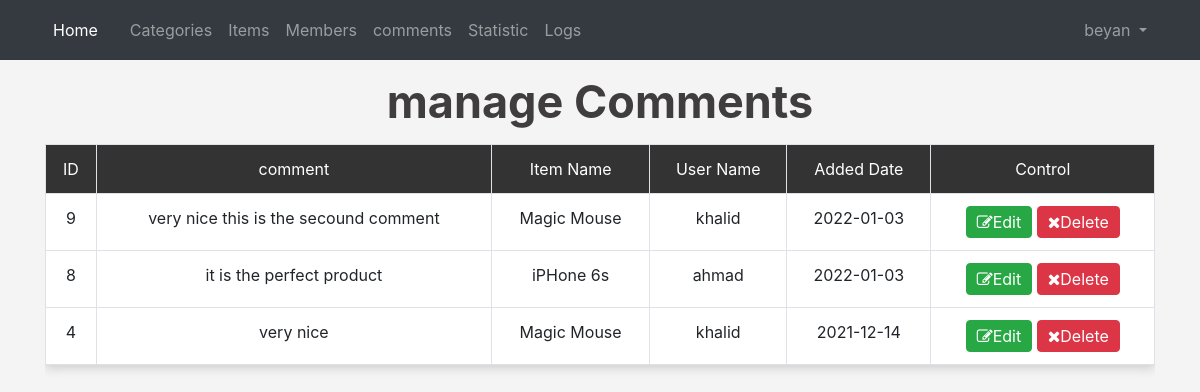
Page /comments.php (signed in) on the committed database.
### tables this page shows
CREATE TABLE `comments` (
  `c_id` int(11) NOT NULL,
  `comment` text NOT NULL,
  `status` tinyint(4) NOT NULL,
  `comment_date` date NOT NULL,
  `item_id` int(11) NOT NULL,
  `user_id` int(11) NOT NULL
);

CREATE TABLE `items` (
  `item_ID` int(11) NOT NULL,
  `Name` varchar(255) NOT NULL,
  `Description` text NOT NULL,
  `Price` varchar(255) NOT NULL,
  `Add_Date` date NOT NULL,
  `Country_Made` varchar(255) NOT NULL,
  `Image` varchar(255) NOT NULL,
  `Status` varchar(255) NOT NULL,
  `Rating` smallint(6) NOT NULL,
  `Approve` tinyint(4) NOT NULL DEFAULT 0,
  `Cat_ID` int(11) NOT NULL,
  `Member_ID` int(11) NOT NULL,
  `tags` varchar(255) NOT NULL
);

CREATE TABLE `users` (
  `UserID` int(11) NOT NULL,
  `Username` varchar(255) NOT NULL,
  `Password` varchar(255) NOT NULL,
  `Email` varchar(255) NOT NULL,
  `FullName` varchar(255) NOT NULL,
  `GroupID` int(11) NOT NULL DEFAULT 0,
  `TrustStatus` int(11) NOT NULL DEFAULT 0 COMMENT 'seller rank',
  `RStatus` int(11) NOT NULL DEFAULT 0,
  `Date` date DEFAULT NULL,
  `avatar` varchar(255) NOT NULL
);

### includes/languages/english.php (called while the page is built)
<?php
function lang($phrase){
     static $lang = array(
           'HOME_ADMIN' => 'Home ',
           'GATEGORIES'=> 'Categories',
           'ITEMS'=>'Items',
           'MEMBERS'=>'Members',
           'COMMENTS'=>'comments',
           'STATISTIC'=>'Statistic',
           'LOGS'=>'Logs'
     );
    return $lang[$phrase];
}

### comments.php (the view, shortened to what this page needs)
<?php
if(isset($_SESSION['Username'])){
    include 'init.php';
    $do = isset($_GET['do']) ? $_GET['do'] : 'Manage';
    if($do == 'Manage'){
        $stmt=$con->prepare("SELECT comments.*,items.Name as Item_Name ,users.Username as Member  FROM comments
         INNER JOIN items ON items.item_ID = comments.item_id
         INNER JOIN users ON users.UserID = comments.user_id
         order by c_id DESC
        ");
        $stmt->execute();
        $rows = $stmt->fetchAll();
        if(!empty($rows)){
    ?>
    <h2 class="text-center">manage Comments</h2>
        <div class="container">
            <div class="table-responsive">
            <table class="main-table text-center table table-bordered">
                <tr>
                    <td>ID</td>
                    <td>comment</td>
                    <td>Item Name</td>
                    <td>User Name</td>
                    <td>Added Date</td>
                    <td>Control</td>
                </tr>
                <?php
                foreach($rows as $row){?>
                  <tr>
                    <td><?php echo $row['c_id'];?></td>
                    <td><?php echo $row['comment'];?></td>
                    <td><?php echo $row['Item_Name'];?></td>
                    <td><?php echo $row['Member'];?></td>
                    <td><?php echo $row['comment_date'];?></td>
                    <td>
                        <a href="comments.php?do=Edit&comid=<?php echo $row['c_id']?>" class="btn btn-success"><i class="fa fa-edit"></i>Edit</a>
                        <a href="comments.php?do=Delete&comid=<?php echo $row['c_id']?>" class="btn btn-danger confirm"><i class="fa fa-close"></i>Delete</a>
                    </td>
                </tr>
                 <?php
                }
                ?>
                </table>
            </div>
        </div>
<?php
        }else{
            echo '<div class="container">';
            echo '<div class="nice-massage alert alert-danger ">There is No comments To show</div>';
            echo '</div>';
        }
    }
    include $tpl . "footer.php";
}else{
    header('Location: index.php');
    exit();
}

### includes/templates/header.php (shortened to what this page needs)
<!DOCTYPE html>
<html lang="en">
<head>
   <link rel="stylesheet" href="<?php echo $css; ?>bootstrap.min.css">
   <link rel="stylesheet" href="<?php echo $css; ?>font-awesome.min.css">
   <link rel="stylesheet" href="<?php echo $css; ?>jquery-ui.css">
   <link rel="stylesheet" href="<?php echo $css; ?>jquery.selectBoxIt.css">
   <link rel="stylesheet" href="<?php echo $css; ?>style.css">
   <link rel="stylesheet" href="<?php echo $css; ?>image.css">
   <link rel="stylesheet" href="<?php echo $css; ?>styl.css">
</head>
<body>

### init.php (shortened to what this page needs)
<?php
$tpl = "includes/templates/";
$lang = 'includes/languages/';
$css = "layout/css/";
include $lang . 'english.php';
include $tpl . "header.php";
if(!isset($nonavbar))
    include $tpl . "navbar.php";

### includes/templates/navbar.php (shortened to what this page needs)
<nav class="navbar navbar-expand-lg navbar-dark bg-dark">
    <div class="container">
  <a class="navbar-brand" href="dashboard.php"><?php echo lang('HOME_ADMIN')?></a>
  <div class="collapse navbar-collapse" id="navbarSupportedContent">
    <ul class="navbar-nav mr-auto">
       <li class="nav-item">
        <a class="nav-link linknav" href="categories.php"><?php echo lang('GATEGORIES')?></a>
      </li>
      <li class="nav-item">
        <a class="nav-link linknav" href="items.php"><?php echo lang('ITEMS')?></a>
      </li>
      <li class="nav-item">
        <a class="nav-link linknav" href="members.php"><?php echo lang('MEMBERS')?></a>
      </li>
      <li class="nav-item">
        <a class="nav-link linknav" href="comments.php"><?php echo lang('COMMENTS')?></a>
      </li>
      <li class="nav-item">
        <a class="nav-link linknav" href="#"><?php echo lang('STATISTIC')?></a>
      </li>
      <li class="nav-item">
        <a class="nav-link linknav" href="#"><?php echo lang('LOGS')?></a>
      </li>
    </ul>
    <ul class="navbar-nav mr-right">
      <li class="nav-item dropdown ">
        <a class="nav-link dropdown-toggle" href="#" id="navbarDropdown" role="button" data-toggle="dropdown" aria-haspopup="true" aria-expanded="false">
          beyan
        </a>
      </li>
    </ul>
  </div>
  </div>
</nav>

### includes/templates/footer.php (shortened to what this page needs)
</body>
</html>

### layout/css/style.css (style rules this page uses)
body { background-color: #F4f4f4; }
.nav > li >a , .navbar-brand { padding: 10px 8px; }
.navbar-brand { font-size: 16px; }
h2 { font-size: 45px; margin: 15px 0; color: rgb(63, 61, 61); font-weight: bold; }
.main-table { box-shadow: 0 3px 10px #ccc ; }
.main-table tr { background-color: #FFF; vertical-align: middle !important; }
.main-table tr:first-child td { background-color: #333; color: #FFF; text-align: center; }
.main-table .btn { padding: 3px 10px; }

### rows in the picture
comments: c_id "9", comment "very nice this is the secound comment", item.Name "Magic Mouse", user.Username "khalid", comment_date "2022-01-03"
comments: c_id "8", comment "it is the perfect product", item.Name "iPHone 6s", user.Username "ahmad", comment_date "2022-01-03"
comments: c_id "4", comment "very nice", item.Name "Magic Mouse", user.Username "khalid", comment_date "2021-12-14"

### other values in the picture
lang('HOME_ADMIN') "Home"
lang('GATEGORIES') "Categories"
lang('ITEMS') "Items"
lang('MEMBERS') "Members"
lang('COMMENTS') "comments"
lang('STATISTIC') "Statistic"
lang('LOGS') "Logs"
